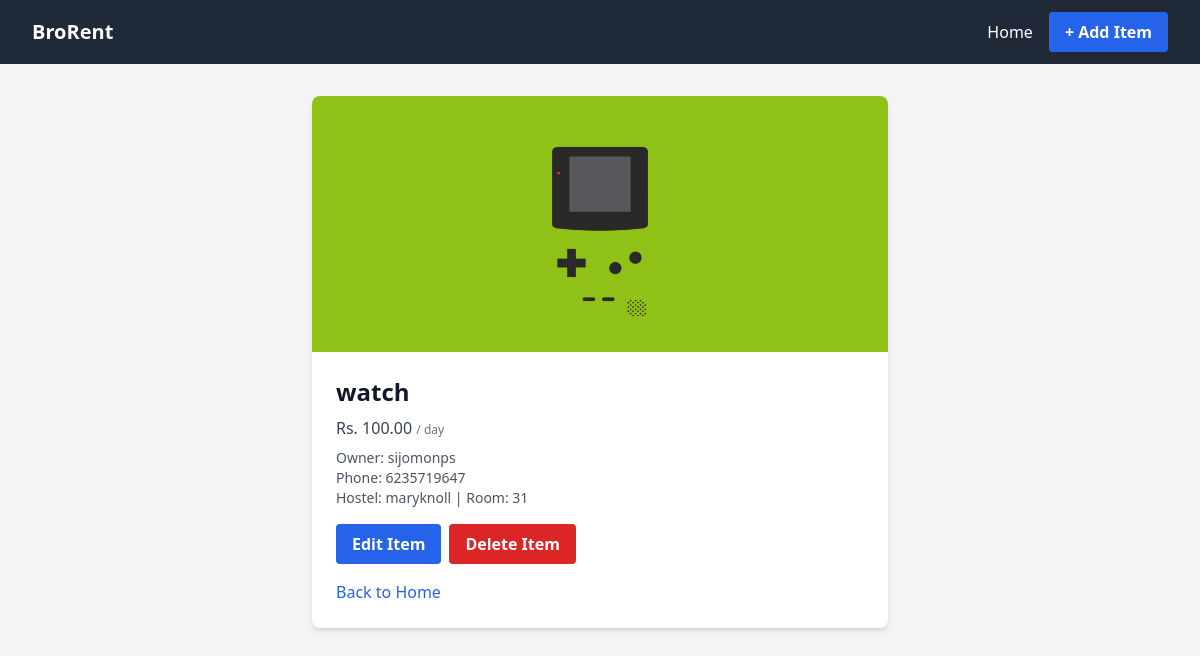
Screenshot of /item/1/ with the database file from the repository.
### pages/models.py (models this page shows, shortened)
class Item(models.Model):
    name = models.CharField(max_length=100)
    description = models.TextField()
    price = models.DecimalField(max_digits=7, decimal_places=2)
    owner = models.ForeignKey('CustomUser', on_delete=models.CASCADE)
    image = models.ImageField(upload_to='item_images/', blank=True, null=True)
    is_available = models.BooleanField(default=True)
    per_day = models.BooleanField(default=False, help_text='Is this price per day?')
    date_posted = models.DateTimeField(auto_now_add=True)

class CustomUser(AbstractUser):
    image = models.ImageField(upload_to='user_images/', blank=True, null=True)
    hostel_name = models.CharField(max_length=100)
    room_number = models.CharField(max_length=20)
    phone_number = models.CharField(max_length=15)

### pages/views.py (the view)
# urls.py: path('item/<int:pk>/', views.item_detail_view, name='item_detail'), # Add this line
def item_detail_view(request, pk):
    item = Item.objects.get(pk=pk) # Get one item by its primary key (pk)
    context = {
        'item': item,
    }
    return render(request, 'item_detail.html', context)

### templates/item_detail.html
{% extends 'base.html' %}
{% block content %}
<div class="max-w-xl mx-auto bg-white rounded-lg shadow-md overflow-hidden">
    {% if item.image %}
    <img src="{{ item.image.url }}" alt="{{ item.name }}" class="w-full h-64 object-cover">
    {% endif %}
    <div class="p-6">
        <h1 class="text-2xl font-bold text-gray-900 mb-2">{{ item.name }}</h1>
        <p class="text-gray-700 mb-2">Rs. {{ item.price }}{% if item.per_day %} <span class="text-xs text-gray-500">/ day</span>{% endif %}</p>
        <div class="mb-4 text-sm text-gray-600">
            <div>Owner: {{ item.owner.username }}</div>
            <div>Phone: {{ item.owner.phone_number }}</div>
            <div>Hostel: {{ item.owner.hostel_name }} | Room: {{ item.owner.room_number }}</div>
        </div>
        <div class="flex space-x-2 mb-4">
            <a href="{% url 'item_update' pk=item.pk %}" class="bg-blue-600 hover:bg-blue-700 text-white font-semibold py-2 px-4 rounded transition">Edit Item</a>
            <a href="{% url 'item_delete' pk=item.pk %}" class="bg-red-600 hover:bg-red-700 text-white font-semibold py-2 px-4 rounded transition">Delete Item</a>
        </div>
        <a href="{% url 'home' %}" class="text-blue-600 hover:underline">Back to Home</a>
    </div>
</div>
{% endblock %}

### rows the page displays
Item: image (picture), name "watch", price "100.00", owner.username "sijomonps", owner.phone_number "6235719647", owner.hostel_name "maryknoll", owner.room_number "31"
